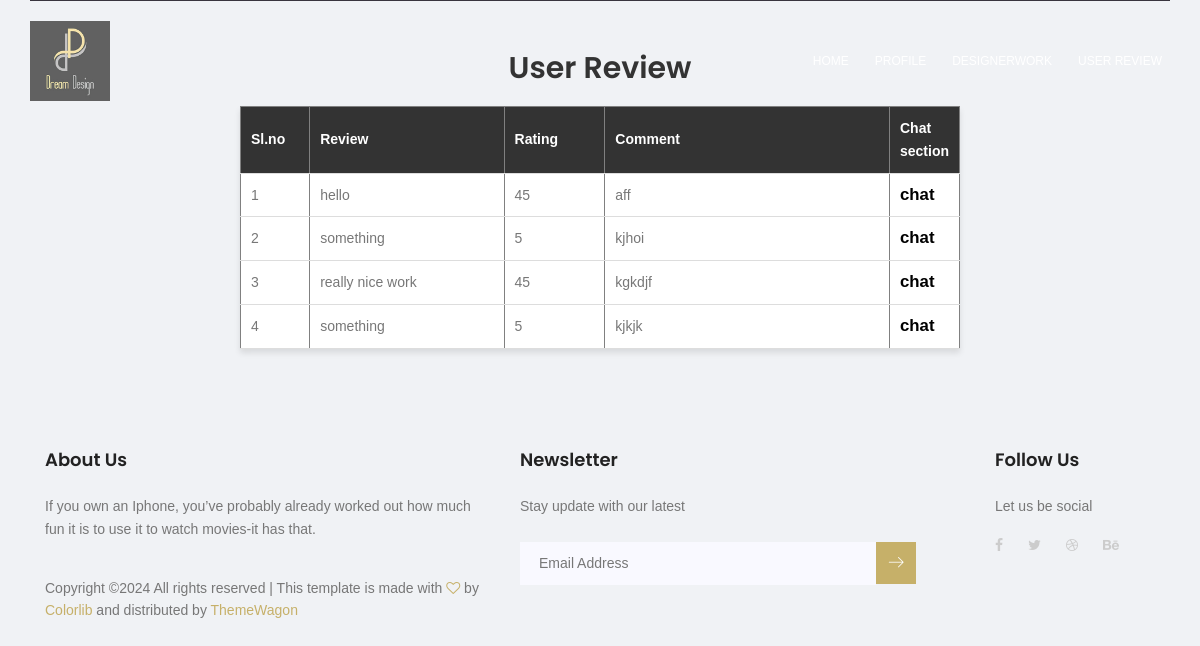
Page /Designer/ViewUserReview/ on the committed database.
### User/models.py (models this page shows)
class tbl_review(models.Model):
    review_name=models.CharField(max_length=200)
    Rating_details=models.IntegerField(default="0")
    Comment_details=models.CharField(max_length=200)

### Designer/views.py (the view)
# urls.py: path('ViewUserReview/',views.ViewUserReview,name="ViewUserReview"),
def ViewUserReview(request):
    data = tbl_review.objects.all()
    return render(request,"Designer/ViewUserReview.html",{'data':data})

### Designer/Templates/Designer/ViewUserReview.html (shortened to what this page needs)
{% extends 'Designer/head.html' %}
{% load static %}
{% block content %}
<!DOCTYPE html>
<html lang="en">
<head>
</head>
<body>
<h2>User Review</h2>
<table align="center" border="1">
    <tr>
        <th>Sl.no</th>
        <th>Review</th>
        <th>Rating</th>
        <th>Comment</th>
        <th>Chat section</th>
    </tr>
    {% for i in data %}
    <tr>
        <td>{{ forloop.counter }}</td>
        <td>{{ i.review_name }}</td>
        <td>{{ i.Rating_details }}</td>
        <td>{{ i.Comment_details }}</td>
        <td>
            <a style="color: black; font-size: larger; font-weight: bold;" href="{% url 'Designer:chatpage' i.id %}">chat</a>
        </td>
    </tr>
    {% endfor %}
</table>
</body>
</html>
{% endblock content %}

### Guest/static/Main/css/main.css (style rules this page uses)
body { color:#777;font-family:"Poppins",sans-serif;font-size:14px;font-weight:300;line-height:1.625em;position:relative }
a { -webkit-transition:all 0.3s ease 0s;-moz-transition:all 0.3s ease 0s;-o-transition:all 0.3s ease 0s;transition:all 0.3s ease 0s }
a,a:focus,a:hover { text-decoration:none;outline:0 }
h1,h2,h3,h4,h5,h6 { font-family:"Poppins",sans-serif;color:#222;line-height:1.2em !important;margin-bottom:0;margin-top:0;font-weight:600 }
h2,.h2 { font-size:30px }
td,th { border-radius:0px }
h2 { font-size:30px }
h1,h2,h3,h4,h5,h6 { line-height:1.5em }

### Designer/Templates/Designer/ViewUserReview.html (style rules this page uses)
body { font-family: Arial, sans-serif; background-color: #f0f2f5; margin: 0; padding: 0; }
h2 { text-align: center; margin-top: 50px; margin-bottom: 20px; color: #333; }
table { width: 60%; margin: auto; border-collapse: collapse; background-color: #fff; box-shadow: 0 4px 6px rgba(0, 0, 0, 0.1); }
th, td { padding: 10px; border-bottom: 1px solid #ddd; text-align: left; }
tr:first-child { background-color: #333; color: #fff; }
td:first-child { width: 10%; }
td:nth-child(2) { width: 30%; }
td:nth-child(3) { width: 15%; }
td:nth-child(4) { width: 45%; }

### rows in the picture
tbl_review: review_name "hello", Rating_details "45", Comment_details "aff"
tbl_review: review_name "something", Rating_details "5", Comment_details "kjhoi"
tbl_review: review_name "really nice work", Rating_details "45", Comment_details "kgkdjf"
tbl_review: review_name "something", Rating_details "5", Comment_details "kjkjk"
